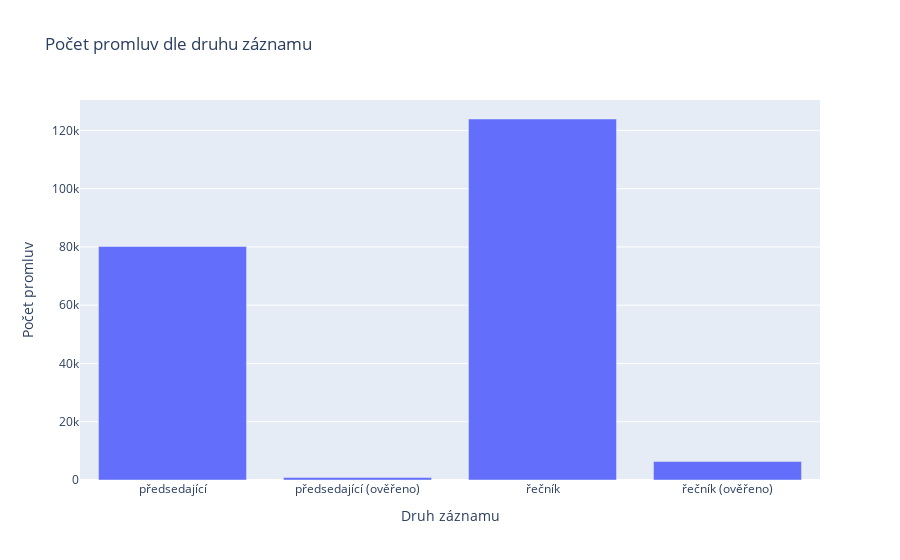

The code cell stored with this chart in its notebook:
### Code cell
print("Druhy záznamů v tabulce StenoTexty")
print('-'*35)
data = st.groupby('druh').size()
x = data.index
y=data.values
print(data)
fig = go.Figure(go.Bar(x=x, y=y))
fig.update_layout(dict(
    title="Počet promluv dle druhu záznamu",
    xaxis=dict(title="Druh záznamu"),
    yaxis=dict(title="Počet promluv")
))

### Figure 1 — Plotly figure (JSON) as saved in the notebook; plotly's stock layout.template omitted (floating-point values rounded to 4 significant figures)
{"data": [{"type": "bar", "x": ["předsedající", "předsedající (ověřeno)", "řečník", "řečník (ověřeno)"], "y": [80163, 836, 123924, 6344]}], "layout": {"autosize": true, "title": {"text": "Počet promluv dle druhu záznamu"}, "xaxis": {"autorange": true, "range": [-0.5, 3.5], "title": {"text": "Druh záznamu"}, "type": "category"}, "yaxis": {"autorange": true, "range": [0, 130400.0], "title": {"text": "Počet promluv"}, "type": "linear"}}}
